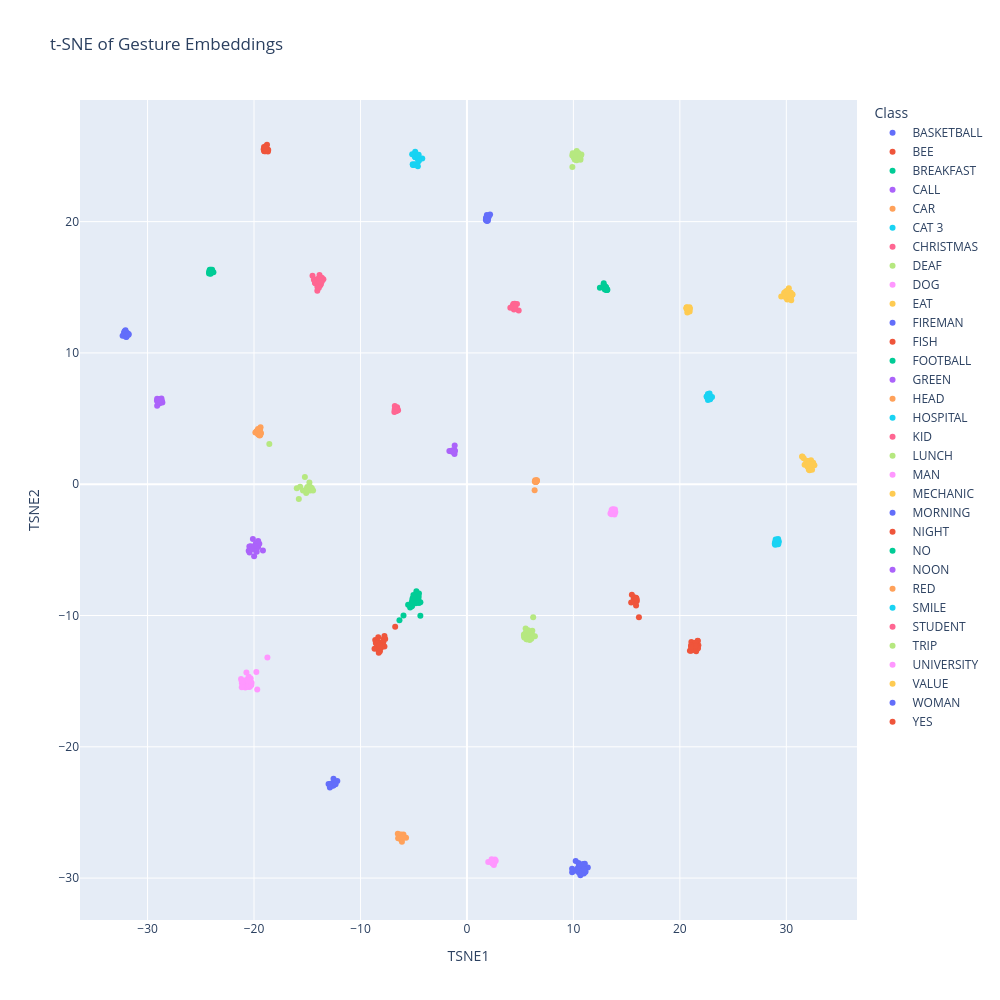

The notebook cell this image was saved under:
### Code cell
from sklearn.manifold import TSNE

embeddings = ref["embeddings"]
labels = ref["labels"]
id_to_label = ref["id_to_label"]

class_names = [id_to_label[label] for label in labels]

tsne = TSNE(
    n_components=2,
    perplexity=30,
    learning_rate="auto",
    init="pca",
    random_state=42
)

embeddings_2d = tsne.fit_transform(embeddings)

df = pd.DataFrame({
    "TSNE1": embeddings_2d[:, 0],
    "TSNE2": embeddings_2d[:, 1],
    "Class": class_names
})

fig = px.scatter(
    df,
    x="TSNE1",
    y="TSNE2",
    color="Class",
    title="t-SNE of Gesture Embeddings",
    width=1000,
    height=1000
)

fig.show()

### Figure 1 — Plotly figure (JSON) as saved in the notebook; plotly's stock layout.template omitted (floating-point values rounded to 4 significant figures)
{"data": [{"hovertemplate": "Class=BASKETBALL<br>TSNE1=%{x}<br>TSNE2=%{y}<extra></extra>", "legendgroup": "BASKETBALL", "marker": {"color": "#636efa", "symbol": "circle"}, "mode": "markers", "name": "BASKETBALL", "orientation": "v", "showlegend": true, "type": "scatter", "x": [10.21, 11.35, 9.882, 10.72, 10.55, 11.08, 10.98, 10.45, 10.83, 10.99, 11.07, 10.98, 10.8, 10.66, 10.4, 10.87, 10.48, 10.55, 10.47, 10.14, 9.878, 10.92, 10.67, 10.52, 11.11, 10.45, 11.13, 10.84, 10.77, 11.0], "xaxis": "x", "y": [-28.7, -29.19, -29.56, -29.53, -29.15, -29.37, -29.11, -29.36, -29.0, -29.13, -28.91, -29.66, -29.02, -29.78, -29.27, -29.61, -28.85, -28.92, -29.17, -29.43, -29.28, -28.92, -29.02, -29.57, -29.51, -29.35, -29.52, -28.99, -29.64, -29.33], "yaxis": "y"}, {"hovertemplate": "Class=BEE<br>TSNE1=%{x}<br>TSNE2=%{y}<extra></extra>", "legendgroup": "BEE", "marker": {"color": "#EF553B", "symbol": "circle"}, "mode": "markers", "name": "BEE", "orientation": "v", "showlegend": true, "type": "scatter", "x": [-8.286, -8.169, -7.813, -8.084, -8.68, -8.18, -8.346, -8.616, -8.411, -8.512, -8.331, -8.175, -7.678, -8.193, -7.75, -7.859, -8.219, -6.741, -8.004, -8.178, -8.559, -8.282, -8.482, -8.061, -7.748, -8.219], "xaxis": "x", "y": [-12.05, -12.34, -11.8, -12.48, -12.53, -12.34, -12.59, -11.87, -12.47, -12.0, -11.66, -12.73, -11.8, -12.44, -12.35, -12.04, -12.46, -10.85, -12.33, -12.28, -12.09, -12.85, -12.15, -12.34, -11.56, -12.29], "yaxis": "y"}, {"hovertemplate": "Class=BREAKFAST<br>TSNE1=%{x}<br>TSNE2=%{y}<extra></extra>", "legendgroup": "BREAKFAST", "marker": {"color": "#00cc96", "symbol": "circle"}, "mode": "markers", "name": "BREAKFAST", "orientation": "v", "showlegend": true, "type": "scatter", "x": [-6.339, -4.534, -5.959, -4.565, -4.375, -4.765, -5.044, -5.117, -4.75, -5.102, -5.526, -5.027, -4.373, -4.856, -5.124, -5.167, -5.338, -4.508, -5.105, -4.717, -5.09, -4.507, -4.812, -5.061, -5.172, -5.182], "xaxis": "x", "y": [-10.37, -8.563, -9.995, -8.753, -10.02, -8.884, -8.898, -8.811, -8.145, -8.978, -9.18, -8.444, -8.984, -9.047, -8.893, -9.251, -9.386, -9.054, -8.687, -8.483, -9.047, -8.317, -9.058, -9.058, -9.299, -9.017], "yaxis": "y"}, {"hovertemplate": "Class=CALL<br>TSNE1=%{x}<br>TSNE2=%{y}<extra></extra>", "legendgroup": "CALL", "marker": {"color": "#ab63fa", "symbol": "circle"}, "mode": "markers", "name": "CALL", "orientation": "v", "showlegend": true, "type": "scatter", "x": [-1.415, -1.124, -1.311, -1.256, -1.273, -1.307, -1.278, -1.32, -1.528, -1.231, -1.299, -1.378, -1.168, -1.223, -1.164, -1.15, -1.299, -1.653, -1.251], "xaxis": "x", "y": [2.527, 2.54, 2.519, 2.47, 2.489, 2.493, 2.524, 2.474, 2.512, 2.583, 2.519, 2.56, 2.293, 2.571, 2.539, 2.956, 2.488, 2.529, 2.495], "yaxis": "y"}, {"hovertemplate": "Class=CAR<br>TSNE1=%{x}<br>TSNE2=%{y}<extra></extra>", "legendgroup": "CAR", "marker": {"color": "#FFA15A", "symbol": "circle"}, "mode": "markers", "name": "CAR", "orientation": "v", "showlegend": true, "type": "scatter", "x": [6.514, 6.375, 6.576, 6.408, 6.435, 6.429, 6.451, 6.446, 6.533, 6.47, 6.494, 6.552, 6.52, 6.47, 6.444, 6.358, 6.552, 6.498, 6.481], "xaxis": "x", "y": [0.224, 0.2155, 0.2854, 0.2971, 0.186, 0.1928, 0.2065, 0.2173, 0.2094, 0.209, 0.2519, 0.3043, 0.2629, 0.1776, 0.2191, -0.4568, 0.2682, 0.2395, 0.1723], "yaxis": "y"}, {"hovertemplate": "Class=CAT 3<br>TSNE1=%{x}<br>TSNE2=%{y}<extra></extra>", "legendgroup": "CAT 3", "marker": {"color": "#19d3f3", "symbol": "circle"}, "mode": "markers", "name": "CAT 3", "orientation": "v", "showlegend": true, "type": "scatter", "x": [29.18, 29.03, 29.1, 29.29, 29.21, 29.15, 29.26, 29.23, 28.92, 28.94, 29.04, 29.22, 29.04, 29.12, 29.22, 29.24, 29.0, 29.2, 29.1, 29.06, 28.95], "xaxis": "x", "y": [-4.293, -4.384, -4.528, -4.34, -4.4, -4.316, -4.453, -4.18, -4.531, -4.426, -4.319, -4.444, -4.502, -4.582, -4.441, -4.565, -4.209, -4.366, -4.304, -4.233, -4.618], "yaxis": "y"}, {"hovertemplate": "Class=CHRISTMAS<br>TSNE1=%{x}<br>TSNE2=%{y}<extra></extra>", "legendgroup": "CHRISTMAS", "marker": {"color": "#FF6692", "symbol": "circle"}, "mode": "markers", "name": "CHRISTMAS", "orientation": "v", "showlegend": true, "type": "scatter", "x": [-14.11, -13.77, -13.75, -13.48, -14.28, -13.91, -14.51, -13.84, -14.05, -13.78, -13.99, -13.85, -14.24, -14.05, -13.71, -13.63, -14.05, -13.62, -13.84, -14.05, -13.89, -13.97, -14.0, -13.78, -14.38, -13.91], "xaxis": "x", "y": [15.37, 15.16, 15.6, 15.61, 15.34, 15.36, 15.87, 15.27, 15.04, 15.52, 15.25, 15.93, 15.31, 14.73, 15.26, 15.72, 15.44, 15.47, 15.7, 15.62, 15.09, 15.08, 14.94, 15.7, 15.58, 14.97], "yaxis": "y"}, {"hovertemplate": "Class=DEAF<br>TSNE1=%{x}<br>TSNE2=%{y}<extra></extra>", "legendgroup": "DEAF", "marker": {"color": "#B6E880", "symbol": "circle"}, "mode": "markers", "name": "DEAF", "orientation": "v", "showlegend": true, "type": "scatter", "x": [10.22, 9.903, 10.07, 10.66, 9.939, 10.67, 10.41, 10.2, 10.32, 10.29, 10.31, 10.28, 10.52, 10.05, 10.75, 10.14, 9.895, 10.54, 10.33, 10.47, 10.27, 10.65, 10.31, 10.65, 10.38, 10.13], "xaxis": "x", "y": [25.17, 24.16, 24.95, 24.7, 25.21, 25.0, 24.8, 24.79, 25.15, 25.3, 24.67, 25.08, 25.11, 24.87, 25.11, 24.71, 25.03, 25.08, 24.91, 25.23, 24.75, 24.99, 25.38, 24.78, 25.19, 25.17], "yaxis": "y"}, {"hovertemplate": "Class=DOG<br>TSNE1=%{x}<br>TSNE2=%{y}<extra></extra>", "legendgroup": "DOG", "marker": {"color": "#FF97FF", "symbol": "circle"}, "mode": "markers", "name": "DOG", "orientation": "v", "showlegend": true, "type": "scatter", "x": [-20.45, -20.29, -20.38, -20.51, -20.25, -20.68, -19.7, -20.32, -20.56, -20.66, -20.23, -20.56, -20.5, -20.53, -20.97, -20.78, -21.22, -20.66, -21.14, -20.82, -20.37, -19.78, -21.15, -20.66, -20.53, -21.15, -18.74, -20.72, -20.53, -20.29], "xaxis": "x", "y": [-15.46, -15.13, -15.42, -15.11, -15.29, -15.17, -15.64, -14.79, -15.24, -15.17, -15.12, -14.82, -14.67, -15.09, -15.03, -14.94, -14.83, -15.43, -15.15, -15.48, -15.35, -14.31, -15.47, -15.4, -14.95, -15.02, -13.2, -14.35, -15.31, -15.23], "yaxis": "y"}, {"hovertemplate": "Class=EAT<br>TSNE1=%{x}<br>TSNE2=%{y}<extra></extra>", "legendgroup": "EAT", "marker": {"color": "#FECB52", "symbol": "circle"}, "mode": "markers", "name": "EAT", "orientation": "v", "showlegend": true, "type": "scatter", "x": [31.99, 31.96, 32.06, 31.63, 32.11, 32.17, 32.64, 31.72, 31.48, 32.18, 32.52, 32.32, 32.17, 31.97, 32.42, 31.52, 32.18, 32.09, 31.96, 32.12, 32.51, 31.99, 31.87, 32.0, 32.08, 32.27], "xaxis": "x", "y": [1.358, 1.774, 1.332, 1.971, 1.122, 1.257, 1.439, 1.479, 2.113, 1.06, 1.641, 1.824, 1.327, 1.539, 1.101, 2.096, 1.448, 1.736, 1.643, 1.42, 1.504, 1.762, 1.789, 1.443, 1.519, 1.478], "yaxis": "y"}, {"hovertemplate": "Class=FIREMAN<br>TSNE1=%{x}<br>TSNE2=%{y}<extra></extra>", "legendgroup": "FIREMAN", "marker": {"color": "#636efa", "symbol": "circle"}, "mode": "markers", "name": "FIREMAN", "orientation": "v", "showlegend": true, "type": "scatter", "x": [1.87, 1.886, 1.825, 1.799, 1.97, 1.779, 1.871, 1.898, 1.975, 1.802, 1.827, 1.965, 1.933, 2.035, 2.02, 1.834, 1.848, 2.174, 1.884, 1.883], "xaxis": "x", "y": [20.35, 20.08, 20.24, 20.28, 20.08, 20.12, 20.5, 20.33, 20.32, 20.19, 20.15, 20.25, 20.24, 20.39, 20.34, 20.33, 20.25, 20.53, 20.11, 20.04], "yaxis": "y"}, {"hovertemplate": "Class=FISH<br>TSNE1=%{x}<br>TSNE2=%{y}<extra></extra>", "legendgroup": "FISH", "marker": {"color": "#EF553B", "symbol": "circle"}, "mode": "markers", "name": "FISH", "orientation": "v", "showlegend": true, "type": "scatter", "x": [-18.69, -19.02, -19.05, -19.09, -18.92, -18.67, -19.02, -19.06, -18.85, -18.9, -18.9, -18.93, -18.78, -18.86, -18.72, -18.94, -18.78, -18.91, -18.97, -18.86, -18.94], "xaxis": "x", "y": [25.34, 25.35, 25.38, 25.52, 25.51, 25.45, 25.43, 25.68, 25.51, 25.38, 25.75, 25.37, 25.4, 25.61, 25.48, 25.62, 25.86, 25.54, 25.59, 25.45, 25.57], "yaxis": "y"}, {"hovertemplate": "Class=FOOTBALL<br>TSNE1=%{x}<br>TSNE2=%{y}<extra></extra>", "legendgroup": "FOOTBALL", "marker": {"color": "#00cc96", "symbol": "circle"}, "mode": "markers", "name": "FOOTBALL", "orientation": "v", "showlegend": true, "type": "scatter", "x": [-24.03, -24.04, -24.15, -23.94, -24.1, -24.13, -24.11, -24.2, -24.16, -24.22, -24.08, -23.82, -24.09, -24.21, -24.05, -23.98, -24.12, -24.1, -24.06, -24.07], "xaxis": "x", "y": [16.21, 16.16, 16.09, 16.34, 16.24, 16.18, 16.2, 16.22, 16.33, 16.06, 16.03, 16.14, 16.27, 16.15, 16.24, 16.2, 16.25, 16.06, 16.34, 16.15], "yaxis": "y"}, {"hovertemplate": "Class=GREEN<br>TSNE1=%{x}<br>TSNE2=%{y}<extra></extra>", "legendgroup": "GREEN", "marker": {"color": "#ab63fa", "symbol": "circle"}, "mode": "markers", "name": "GREEN", "orientation": "v", "showlegend": true, "type": "scatter", "x": [-29.05, -28.75, -28.86, -28.82, -28.7, -29.12, -28.61, -29.0, -28.65, -28.93, -28.86, -29.1, -29.0, -29.1, -28.79, -28.81, -28.92, -28.76, -28.68, -28.71, -28.85], "xaxis": "x", "y": [6.432, 6.407, 6.49, 6.233, 6.536, 6.356, 6.217, 6.106, 6.255, 6.344, 6.181, 6.505, 6.395, 5.979, 6.304, 6.197, 6.221, 6.266, 6.368, 6.375, 6.405], "yaxis": "y"}, {"hovertemplate": "Class=HEAD<br>TSNE1=%{x}<br>TSNE2=%{y}<extra></extra>", "legendgroup": "HEAD", "marker": {"color": "#FFA15A", "symbol": "circle"}, "mode": "markers", "name": "HEAD", "orientation": "v", "showlegend": true, "type": "scatter", "x": [-6.131, -6.072, -6.016, -6.315, -6.108, -6.113, -6.036, -6.0, -6.06, -5.719, -6.252, -5.964, -6.131, -6.054, -6.495, -6.24, -6.083, -6.463, -6.32, -6.103, -5.989], "xaxis": "x", "y": [-26.77, -26.97, -26.85, -26.92, -27.22, -26.82, -26.84, -26.88, -26.87, -26.93, -27.01, -26.67, -26.69, -26.86, -26.63, -26.68, -26.81, -26.97, -26.98, -26.96, -26.88], "yaxis": "y"}, {"hovertemplate": "Class=HOSPITAL<br>TSNE1=%{x}<br>TSNE2=%{y}<extra></extra>", "legendgroup": "HOSPITAL", "marker": {"color": "#19d3f3", "symbol": "circle"}, "mode": "markers", "name": "HOSPITAL", "orientation": "v", "showlegend": true, "type": "scatter", "x": [-4.865, -4.196, -4.84, -4.834, -4.573, -4.592, -4.917, -4.571, -4.912, -4.551, -4.585, -5.096, -4.753, -4.564, -4.862, -4.553, -4.994, -4.894, -4.854, -4.61, -5.076, -4.536, -4.548, -5.144, -4.513, -4.592], "xaxis": "x", "y": [24.91, 24.8, 25.1, 24.93, 24.81, 24.8, 25.08, 24.81, 24.99, 24.59, 25.0, 24.38, 25.05, 24.92, 25.33, 24.77, 24.32, 24.36, 24.95, 24.22, 24.31, 25.09, 24.74, 25.14, 24.66, 25.08], "yaxis": "y"}, {"hovertemplate": "Class=KID<br>TSNE1=%{x}<br>TSNE2=%{y}<extra></extra>", "legendgroup": "KID", "marker": {"color": "#FF6692", "symbol": "circle"}, "mode": "markers", "name": "KID", "orientation": "v", "showlegend": true, "type": "scatter", "x": [4.484, 4.466, 4.454, 4.382, 4.447, 4.393, 4.859, 4.389, 4.382, 4.479, 4.411, 4.261, 4.467, 4.356, 4.7, 4.49, 4.546, 4.461, 4.494, 4.076], "xaxis": "x", "y": [13.75, 13.56, 13.57, 13.73, 13.57, 13.66, 13.23, 13.68, 13.55, 13.51, 13.3, 13.53, 13.61, 13.72, 13.72, 13.54, 13.4, 13.53, 13.45, 13.44], "yaxis": "y"}, {"hovertemplate": "Class=LUNCH<br>TSNE1=%{x}<br>TSNE2=%{y}<extra></extra>", "legendgroup": "LUNCH", "marker": {"color": "#B6E880", "symbol": "circle"}, "mode": "markers", "name": "LUNCH", "orientation": "v", "showlegend": true, "type": "scatter", "x": [-14.77, -14.8, -18.56, -15.67, -14.84, -14.63, -15.4, -14.84, -15.04, -15.98, -15.79, -14.57, -14.72, -15.22, -15.1, -14.87, -14.73, -15.01, -14.82, -15.03, -14.68, -14.45, -14.69, -14.92, -14.99], "xaxis": "x", "y": [-0.3463, 0.1297, 3.063, -0.2006, -0.4329, -0.41, -0.4884, -0.2856, -0.4097, -0.3079, -1.122, -0.3131, -0.2903, 0.5574, -0.6642, -0.4391, -0.4804, -0.5126, -0.2809, -0.3311, -0.2424, -0.482, -0.2234, -0.4469, -0.2211], "yaxis": "y"}, {"hovertemplate": "Class=MAN<br>TSNE1=%{x}<br>TSNE2=%{y}<extra></extra>", "legendgroup": "MAN", "marker": {"color": "#FF97FF", "symbol": "circle"}, "mode": "markers", "name": "MAN", "orientation": "v", "showlegend": true, "type": "scatter", "x": [2.602, 2.59, 2.405, 1.999, 2.52, 2.631, 2.516, 2.704, 2.527, 2.513, 2.521, 2.587, 2.528, 2.317, 2.58, 2.416, 2.395, 2.381, 2.354, 2.347, 2.322], "xaxis": "x", "y": [-28.77, -28.74, -28.72, -28.77, -28.83, -28.59, -28.8, -28.68, -28.81, -28.68, -28.88, -28.67, -29.0, -28.56, -28.77, -28.69, -28.85, -28.87, -28.79, -28.72, -28.75], "yaxis": "y"}, {"hovertemplate": "Class=MECHANIC<br>TSNE1=%{x}<br>TSNE2=%{y}<extra></extra>", "legendgroup": "MECHANIC", "marker": {"color": "#FECB52", "symbol": "circle"}, "mode": "markers", "name": "MECHANIC", "orientation": "v", "showlegend": true, "type": "scatter", "x": [30.39, 30.42, 30.24, 29.52, 29.99, 29.99, 30.59, 30.08, 30.54, 29.95, 30.3, 29.96, 30.09, 29.8, 29.84, 30.32, 29.96, 30.35, 30.46, 30.46, 30.34, 30.36, 29.99, 30.14, 29.93, 30.37], "xaxis": "x", "y": [14.58, 14.58, 14.93, 14.3, 14.7, 14.21, 14.46, 14.08, 14.45, 14.25, 14.13, 14.38, 14.45, 14.57, 14.59, 14.26, 14.63, 14.28, 14.01, 14.3, 14.51, 14.46, 14.68, 14.76, 14.36, 14.23], "yaxis": "y"}, {"hovertemplate": "Class=MORNING<br>TSNE1=%{x}<br>TSNE2=%{y}<extra></extra>", "legendgroup": "MORNING", "marker": {"color": "#636efa", "symbol": "circle"}, "mode": "markers", "name": "MORNING", "orientation": "v", "showlegend": true, "type": "scatter", "x": [-12.55, -12.5, -12.65, -12.8, -12.74, -12.61, -12.58, -12.48, -12.52, -12.69, -12.79, -12.53, -12.48, -12.18, -12.63, -12.52, -12.39, -12.63, -12.34, -13.0, -12.87], "xaxis": "x", "y": [-22.93, -22.82, -22.89, -22.93, -22.93, -22.93, -22.98, -22.75, -22.87, -22.83, -22.82, -22.44, -22.88, -22.61, -22.8, -22.82, -22.74, -22.89, -22.86, -22.83, -23.11], "yaxis": "y"}, {"hovertemplate": "Class=NIGHT<br>TSNE1=%{x}<br>TSNE2=%{y}<extra></extra>", "legendgroup": "NIGHT", "marker": {"color": "#EF553B", "symbol": "circle"}, "mode": "markers", "name": "NIGHT", "orientation": "v", "showlegend": true, "type": "scatter", "x": [21.65, 21.45, 20.94, 21.19, 21.56, 21.06, 21.67, 21.67, 21.68, 21.74, 21.57, 21.31, 21.58, 21.47, 21.53, 21.7, 21.37, 21.08, 21.46, 21.1, 21.44, 21.36, 21.43, 21.05, 21.05, 16.15], "xaxis": "x", "y": [-12.44, -12.64, -12.69, -12.46, -12.38, -12.69, -12.48, -11.95, -11.92, -12.27, -12.26, -12.09, -12.37, -12.25, -12.73, -12.49, -12.11, -12.02, -12.4, -12.29, -12.07, -12.25, -12.32, -12.28, -12.4, -10.13], "yaxis": "y"}, {"hovertemplate": "Class=NO<br>TSNE1=%{x}<br>TSNE2=%{y}<extra></extra>", "legendgroup": "NO", "marker": {"color": "#00cc96", "symbol": "circle"}, "mode": "markers", "name": "NO", "orientation": "v", "showlegend": true, "type": "scatter", "x": [13.11, 13.15, 13.07, 12.93, 12.49, 13.07, 12.95, 13.06, 12.97, 13.12, 12.98, 13.04, 13.12, 12.83, 12.98, 13.06, 12.85, 13.19, 13.08, 13.1], "xaxis": "x", "y": [14.79, 14.8, 14.85, 15.09, 14.96, 14.92, 14.83, 14.83, 14.95, 14.88, 14.92, 15.02, 14.83, 15.15, 14.94, 15.01, 15.31, 14.81, 14.9, 14.88], "yaxis": "y"}, {"hovertemplate": "Class=NOON<br>TSNE1=%{x}<br>TSNE2=%{y}<extra></extra>", "legendgroup": "NOON", "marker": {"color": "#ab63fa", "symbol": "circle"}, "mode": "markers", "name": "NOON", "orientation": "v", "showlegend": true, "type": "scatter", "x": [-19.9, -19.99, -20.23, -19.16, -20.3, -20.44, -20.5, -19.84, -20.19, -20.13, -20.11, -19.61, -20.26, -19.75, -19.81, -20.34, -19.64, -19.5, -19.78, -19.61, -20.42, -19.83, -19.85, -20.19, -19.93], "xaxis": "x", "y": [-4.766, -5.495, -4.896, -5.048, -4.723, -4.742, -5.076, -4.584, -4.905, -4.91, -4.177, -4.79, -4.873, -5.144, -5.088, -4.939, -4.424, -4.539, -4.931, -4.319, -5.192, -4.539, -4.919, -4.888, -4.705], "yaxis": "y"}, {"hovertemplate": "Class=RED<br>TSNE1=%{x}<br>TSNE2=%{y}<extra></extra>", "legendgroup": "RED", "marker": {"color": "#FFA15A", "symbol": "circle"}, "mode": "markers", "name": "RED", "orientation": "v", "showlegend": true, "type": "scatter", "x": [-19.6, -19.76, -19.39, -19.37, -19.65, -19.53, -19.47, -19.67, -19.88, -19.46, -19.36, -19.66, -19.61, -19.43, -19.43, -19.47, -19.48, -19.43, -19.44, -19.5, -19.63], "xaxis": "x", "y": [3.792, 4.036, 4.348, 3.862, 4.038, 3.821, 3.701, 4.081, 3.931, 3.755, 3.9, 3.865, 4.013, 3.855, 4.166, 4.024, 3.837, 3.754, 3.819, 4.132, 4.207], "yaxis": "y"}, {"hovertemplate": "Class=SMILE<br>TSNE1=%{x}<br>TSNE2=%{y}<extra></extra>", "legendgroup": "SMILE", "marker": {"color": "#19d3f3", "symbol": "circle"}, "mode": "markers", "name": "SMILE", "orientation": "v", "showlegend": true, "type": "scatter", "x": [22.83, 22.73, 22.64, 22.7, 22.85, 22.83, 22.8, 22.59, 22.51, 22.79, 22.75, 23.02, 22.77, 22.79, 22.64, 22.65, 22.79, 22.69, 22.76, 22.55, 22.81], "xaxis": "x", "y": [6.658, 6.826, 6.411, 6.764, 6.463, 6.719, 6.527, 6.696, 6.686, 6.579, 6.617, 6.642, 6.757, 6.484, 6.873, 6.63, 6.905, 6.563, 6.717, 6.619, 6.501], "yaxis": "y"}, {"hovertemplate": "Class=STUDENT<br>TSNE1=%{x}<br>TSNE2=%{y}<extra></extra>", "legendgroup": "STUDENT", "marker": {"color": "#FF6692", "symbol": "circle"}, "mode": "markers", "name": "STUDENT", "orientation": "v", "showlegend": true, "type": "scatter", "x": [-6.558, -6.648, -6.569, -6.772, -6.47, -6.61, -6.729, -6.565, -6.702, -6.537, -6.711, -6.745, -6.52, -6.653, -6.642, -6.645, -6.784, -6.777, -6.676, -6.818], "xaxis": "x", "y": [5.861, 5.582, 5.768, 5.757, 5.64, 5.788, 5.589, 5.689, 5.743, 5.606, 5.616, 5.557, 5.647, 5.637, 5.683, 5.711, 5.649, 5.951, 5.664, 5.502], "yaxis": "y"}, {"hovertemplate": "Class=TRIP<br>TSNE1=%{x}<br>TSNE2=%{y}<extra></extra>", "legendgroup": "TRIP", "marker": {"color": "#B6E880", "symbol": "circle"}, "mode": "markers", "name": "TRIP", "orientation": "v", "showlegend": true, "type": "scatter", "x": [5.866, 6.045, 5.513, 5.381, 5.535, 5.406, 6.003, 5.78, 5.722, 5.358, 6.141, 5.516, 6.383, 5.509, 5.623, 6.113, 6.15, 5.611, 5.686, 5.725, 5.892, 5.352, 5.872, 5.54, 5.749, 5.602, 6.222], "xaxis": "x", "y": [-11.61, -11.77, -11.0, -11.67, -11.31, -11.43, -11.5, -11.55, -11.35, -11.44, -11.16, -11.48, -11.58, -11.65, -11.81, -11.49, -11.55, -11.49, -11.18, -11.51, -11.87, -11.55, -11.28, -11.71, -11.12, -11.8, -10.13], "yaxis": "y"}, {"hovertemplate": "Class=UNIVERSITY<br>TSNE1=%{x}<br>TSNE2=%{y}<extra></extra>", "legendgroup": "UNIVERSITY", "marker": {"color": "#FF97FF", "symbol": "circle"}, "mode": "markers", "name": "UNIVERSITY", "orientation": "v", "showlegend": true, "type": "scatter", "x": [13.68, 13.6, 13.94, 13.83, 13.65, 13.48, 13.75, 13.86, 13.75, 13.85, 13.53, 13.7, 13.78, 13.59, 13.58, 13.69, 13.67, 13.67, 13.79, 13.62, 13.91], "xaxis": "x", "y": [-2.163, -2.216, -2.125, -2.217, -2.138, -2.23, -2.036, -2.314, -2.223, -2.235, -2.179, -2.035, -1.928, -1.968, -2.289, -2.032, -2.098, -1.903, -2.026, -2.034, -1.933], "yaxis": "y"}, {"hovertemplate": "Class=VALUE<br>TSNE1=%{x}<br>TSNE2=%{y}<extra></extra>", "legendgroup": "VALUE", "marker": {"color": "#FECB52", "symbol": "circle"}, "mode": "markers", "name": "VALUE", "orientation": "v", "showlegend": true, "type": "scatter", "x": [20.7, 20.64, 20.73, 20.64, 20.75, 20.92, 20.72, 20.91, 20.82, 20.82, 20.9, 20.79, 20.88, 20.65, 20.62, 20.66, 20.73, 20.71, 20.93, 20.86], "xaxis": "x", "y": [13.07, 13.41, 13.25, 13.45, 13.32, 13.16, 13.37, 13.39, 13.33, 13.41, 13.48, 13.32, 13.35, 13.47, 13.39, 13.4, 13.38, 13.39, 13.36, 13.42], "yaxis": "y"}, {"hovertemplate": "Class=WOMAN<br>TSNE1=%{x}<br>TSNE2=%{y}<extra></extra>", "legendgroup": "WOMAN", "marker": {"color": "#636efa", "symbol": "circle"}, "mode": "markers", "name": "WOMAN", "orientation": "v", "showlegend": true, "type": "scatter", "x": [-32.07, -31.95, -32.18, -32.15, -31.92, -32.16, -32.16, -31.97, -31.97, -32.0, -32.19, -31.88, -32.05, -32.35, -31.78, -31.93, -32.09, -32.01, -32.02, -31.89, -31.78], "xaxis": "x", "y": [11.73, 11.52, 11.58, 11.66, 11.37, 11.31, 11.52, 11.48, 11.24, 11.38, 11.56, 11.4, 11.34, 11.31, 11.44, 11.51, 11.47, 11.2, 11.44, 11.41, 11.38], "yaxis": "y"}, {"hovertemplate": "Class=YES<br>TSNE1=%{x}<br>TSNE2=%{y}<extra></extra>", "legendgroup": "YES", "marker": {"color": "#EF553B", "symbol": "circle"}, "mode": "markers", "name": "YES", "orientation": "v", "showlegend": true, "type": "scatter", "x": [15.66, 15.78, 15.76, 15.78, 15.88, 15.96, 15.75, 15.7, 15.8, 15.73, 15.83, 15.75, 15.84, 15.49, 15.92, 15.87, 15.82, 15.93, 15.43, 15.89], "xaxis": "x", "y": [-8.726, -8.759, -8.852, -8.799, -8.65, -8.901, -8.776, -8.613, -8.963, -8.865, -8.67, -8.741, -8.794, -8.426, -8.805, -8.801, -8.966, -8.698, -9.008, -9.236], "yaxis": "y"}], "layout": {"height": 1000, "legend": {"title": {"text": "Class"}, "tracegroupgap": 0}, "title": {"text": "t-SNE of Gesture Embeddings"}, "width": 1000, "xaxis": {"anchor": "y", "domain": [0, 1], "title": {"text": "TSNE1"}}, "yaxis": {"anchor": "x", "domain": [0, 1], "title": {"text": "TSNE2"}}}}
